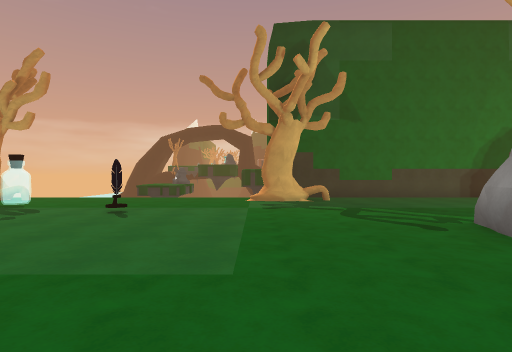
View 1 (above)

23 first-person views from a walk through a 3-D level made in the Unity game engine. The camera is 1.4 m above the floor, looks level and sees 80° across. The floor is counted in squares, 2 m on a side. Each view is taken from the middle of a square. On the plan, view 1 faces up. The plan holds only what a view shows up to about 10 squares ahead; the rest is blank. The place goes on beyond the plan. Some animated figures are left out. Surface patterns are stand-ins for the level's own textures.

View 2
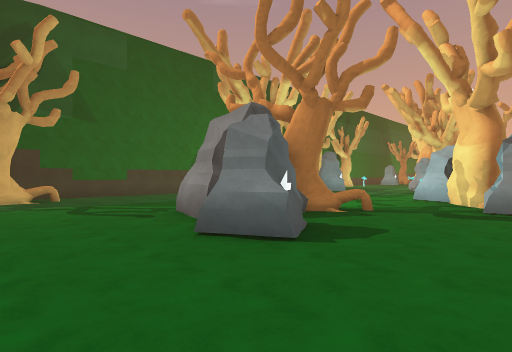

View 3
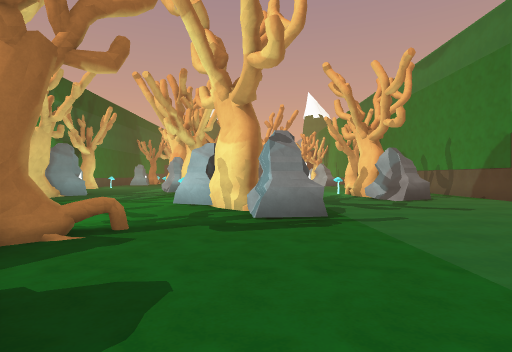

View 4
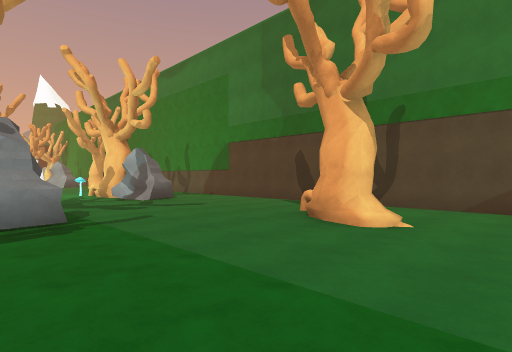

View 5
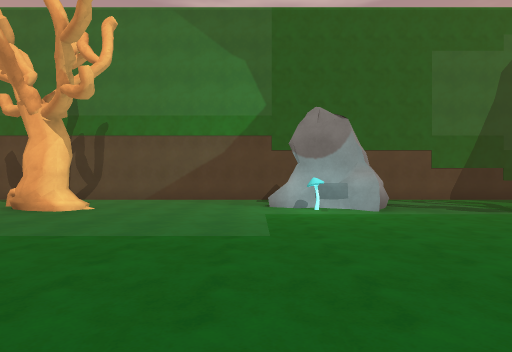

View 6
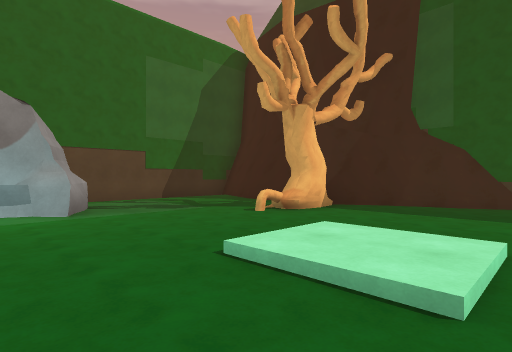

View 7
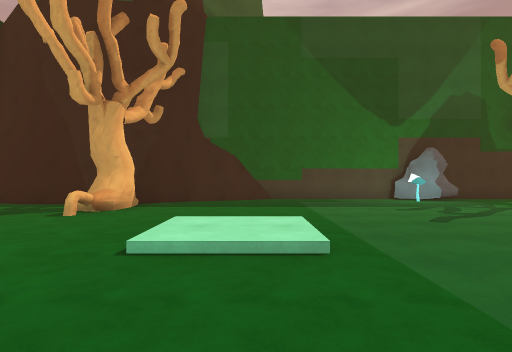

View 8
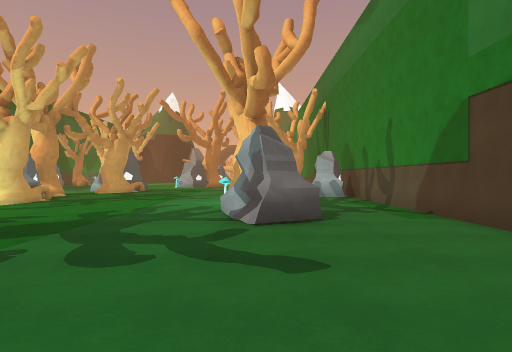

View 9
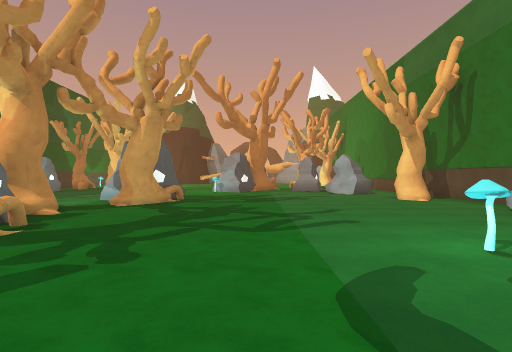

View 10
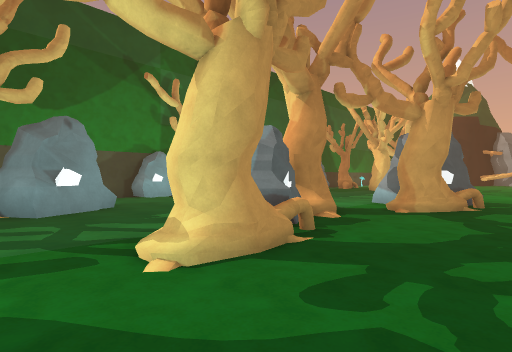

View 11
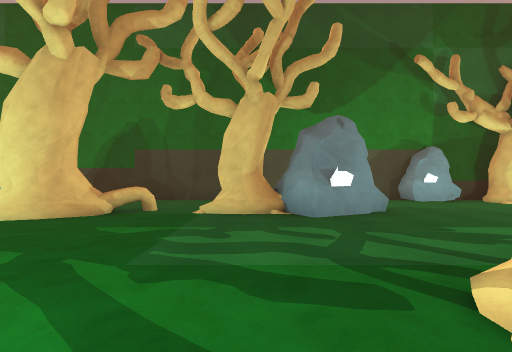

View 12
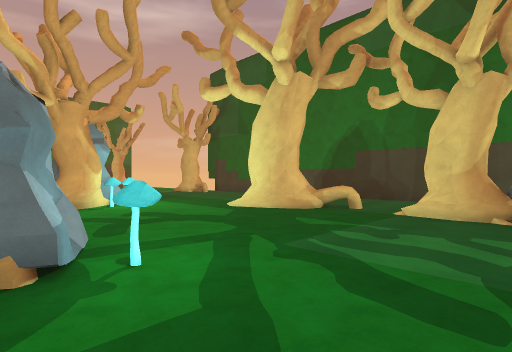

View 13
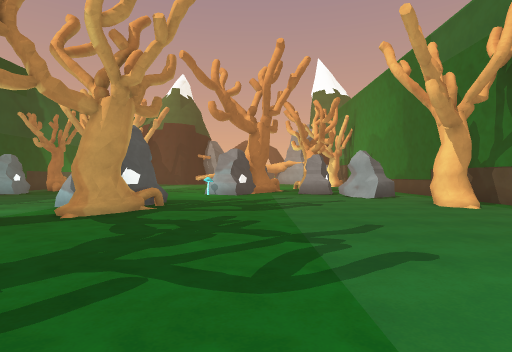

View 14
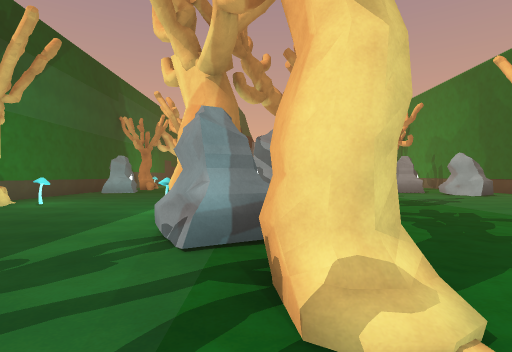

View 15
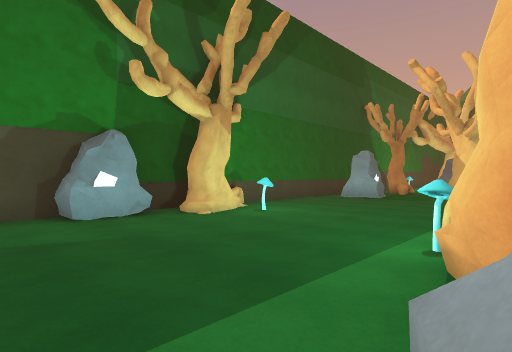

View 16
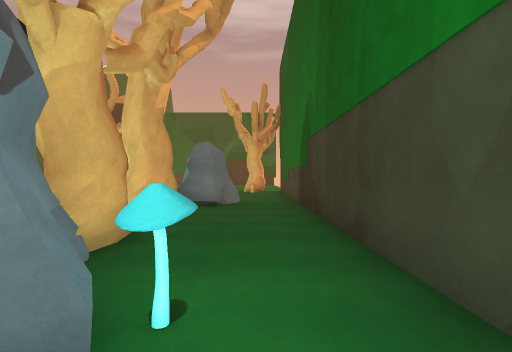

View 17
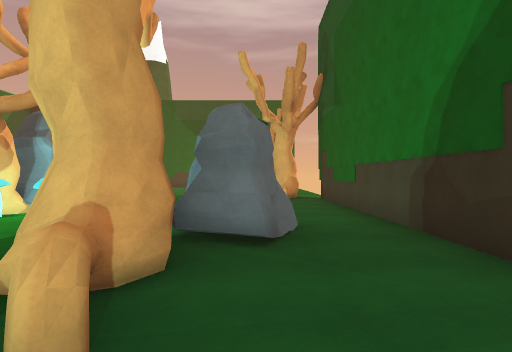

View 18
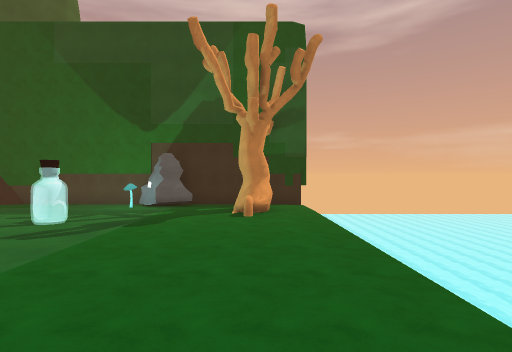

View 19
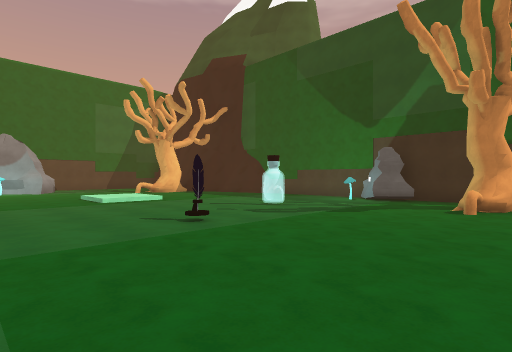

View 20
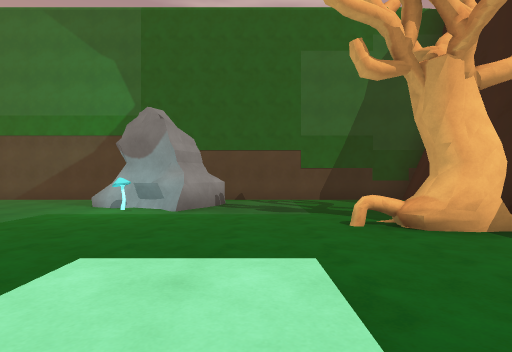

View 21
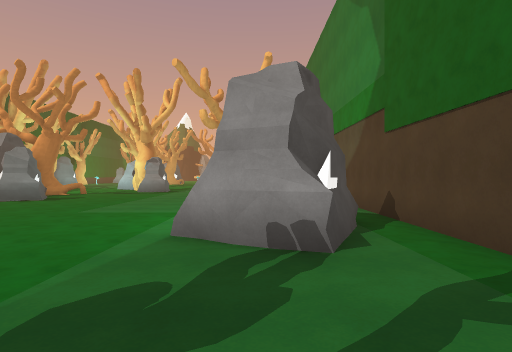

View 22
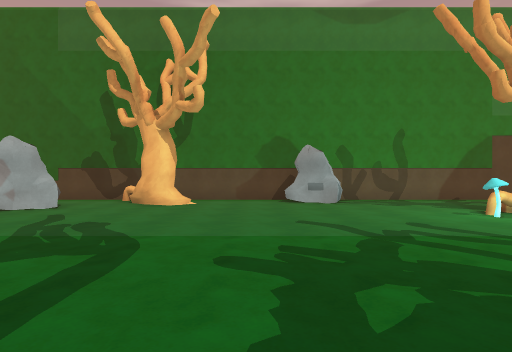

View 23
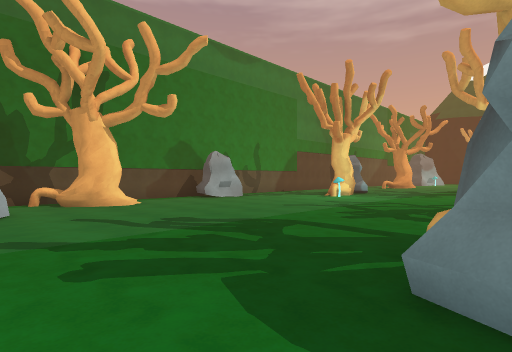

### Floor plan
Points are (right, up) in squares from view 1. A wall is a line through its corners. A room is listed if a view was taken in it or the views show most of it. See-through windows are left out.
Room 1 (views 1, 2, 3, 4, 5, 6, 7, 8, 9, 10, 11, 12, 13, 14, 15, 16, 17, 18, 19, 20, 21, 22, 23)
walls: (13.8, 10.1) (1, 10.1); (17.5, -7.4) (23.5, -7.4); (-7.8, -2.4) (-7.8, -5); (-8, -3.2) (-8, -5); (-7.8, -4.8) (-8.8, -7.4) (15.6, -7.4); (-9.2, -0.6) (-7.9, -2.4); (-10, 1.3) (-9.2, 0.4); (23.1, 10.1) (15.2, 10.1); (-9.9, 10.8) (-9.9, 0.9) (-9.4, 0.3) (-9, -0.6)
low walls: (-8, -1.4) (-7.7, -1.8); (-8.3, -1.5) (-7.8, -2.4); (-9, -0.1) (-7.7, -2.2); (-7.6, -4.9) (-8.2, -6.4); (-9, -0.3) (-8.5, -1.3); (-9.2, 0.4) (-8.9, -0.3)
ways out: gap at (-7, -2)
objects: other object (-10, 6) to (-9, 7); other object (-8, 9) to (-7, 9); other object (-6, -2); other object (-5, 6); other object (-3, -6) to (-1, -4); other object (-3, 6); other object (-1, -4); other object (1, 9) to (2, 9); other object (2, 1) to (3, 3); other object (3, 3) to (5, 4); other object (4, -4); other object (5, 2) to (6, 3); other object (6, 4); other object (7, -1) to (8, 0); other object (7, 8) to (8, 8); other object (8, 0) to (9, 0); other object (8, 6) to (10, 7); other object (9, 1) to (10, 2); other object (11, -5) to (11, -4); other object (11, 2); other object (12, 7) to (13, 7); other object (13, -4) to (14, -4); other object (14, -3); other object (14, 2) to (14, 3); other object (14, 7) to (14, 8); other object (15, 3) to (16, 4); other object (16, -7) to (17, -6); other object (17, 10); other object (18, 4) to (18, 5); other object (19, 2); other object (19, 9); other object (20, 2) to (21, 3); other object (20, 8); other object (21, -6); other object (23, -5) to (23, -4)

Positions as (right, up) in squares from view 1, and headings:
1: (0, 0), facing up
2: (0, -1), facing up-right
3: (2, 0), facing right
4: (2, 0), facing down-right
5: (0, 2), facing down
6: (-1, 2), facing down-left
7: (0, 1), facing left
8: (6, -4), facing right
9: (11, -1), facing right
10: (12, 0), facing up-right
11: (12, 1), facing up
12: (13, 1), facing up-left
13: (13, -1), facing right
14: (12, 3), facing right
15: (15, 4), facing up-right
16: (15, 9), facing left
17: (11, 8), facing left
18: (0, 9), facing left
19: (0, 10), facing down-left
20: (-4, 2), facing down
21: (-6, -5), facing right
22: (18, 2), facing down
23: (23, 2), facing down-left
